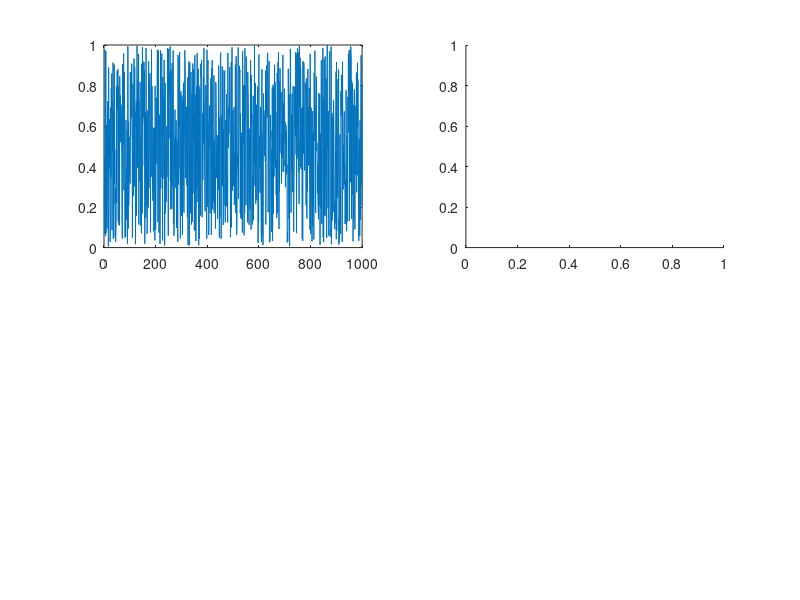

Here is the MATLAB script that generated this plot: (Note: this script raises an error after producing the figure.)
%% HW1 MAE 108

%% 1:
figure(1);
xrandu = rand(1000,1);

subplot(2,2,1); plot(xrandu);

subplot(2,2,2); histogram(xrandu);
xlabel('Value'); ylabel('Occurences');

subplot(2,2,3); histogram(xrandu,[0:.25:1]);

subplot(2,2,4); histogram(xrandu,'Normalization','pdf');

figure(2);
xrandu = rand(10000,1);

subplot(2,2,1); plot(xrandu);

subplot(2,2,2); histogram(xrandu);
xlabel('Value'); ylabel('Occurences');

subplot(2,2,3); histogram(xrandu,[0:.25:1]);

subplot(2,2,4); histogram(xrandu,'Normalization','pdf');

figure(3);
xrandu = randn(1000,1);

subplot(2,2,1); plot(xrandu);

subplot(2,2,2); histogram(xrandu);
xlabel('Value'); ylabel('Occurences');

subplot(2,2,3); histogram(xrandu,[0:.25:1]);

subplot(2,2,4); histogram(xrandu,'Normalization','pdf');

figure(4);
xrandu = randn(10000,1);

subplot(2,2,1); plot(xrandu);

subplot(2,2,2); histogram(xrandu);
xlabel('Value'); ylabel('Occurences');

subplot(2,2,3); histogram(xrandu,[0:.25:1]);

subplot(2,2,4); histogram(xrandu,'Normalization','pdf');